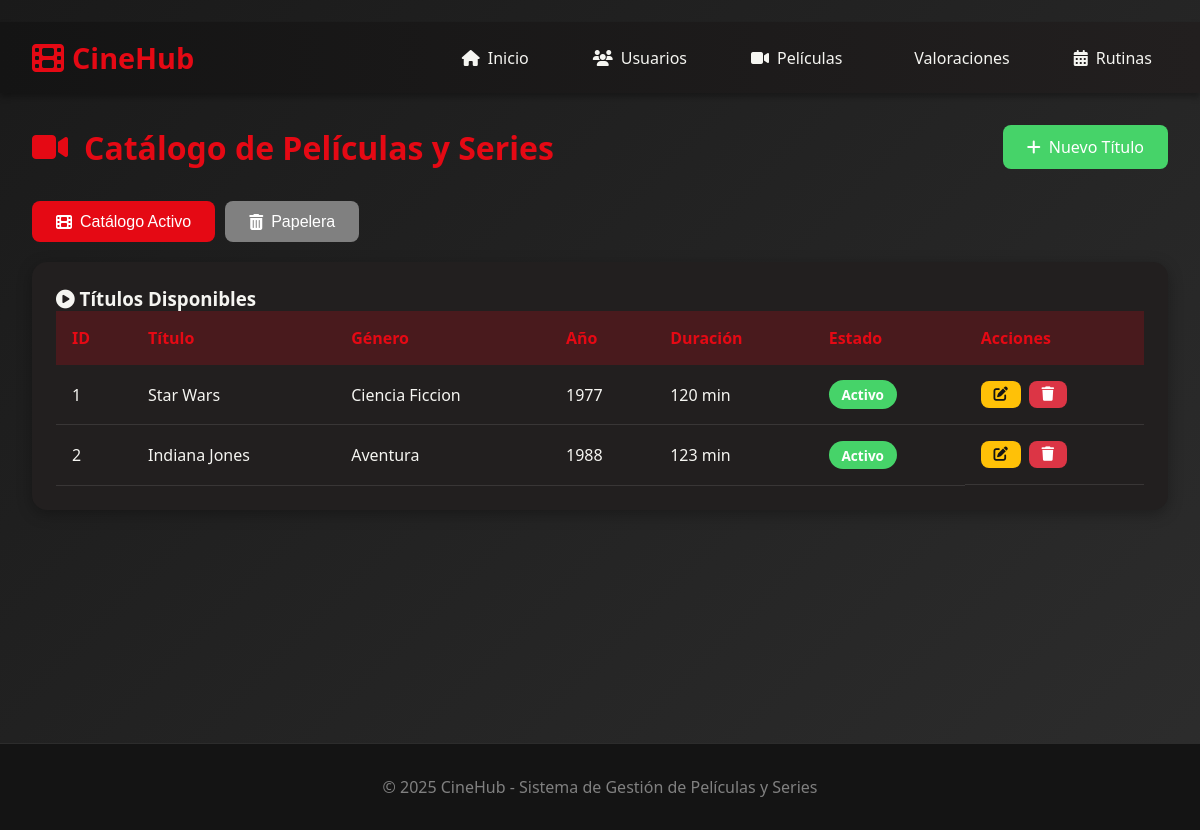
Page /web/titulos on the committed database.
### data/models.py (models this page shows)
class PeliculaSerie(SQLModel, table=True):
    id_titulo: Optional[int] = Field(default=None, primary_key=True, index=True)
    titulo: str = Field(unique=True, index=True)
    genero: str
    anio_estreno: int
    duracion: int
    descripcion: str
    is_active: bool = Field(default=True)
    deleted_at: Optional[datetime] = Field(default=None, nullable=True)
    valoraciones: List["Valoracion"] = Relationship(back_populates="titulo")
    rutinas: List["Rutina"] = Relationship(back_populates="titulo")

### routers/web.py (the view)
@router.get("/titulos", response_class=HTMLResponse)
async def pagina_titulos(request: Request, session: Session = Depends(get_session)):
    activos = session.exec(select(PeliculaSerie).where(PeliculaSerie.is_active == True)).all()
    inactivos = session.exec(select(PeliculaSerie).where(PeliculaSerie.is_active == False)).all()
    return templates.TemplateResponse("titulos.html", {"request": request, "titulos_activos": activos, "titulos_inactivos": inactivos})

### templates/titulos.html (shortened to what this page needs)
﻿{% extends "base.html" %}
{% block content %}
<div class="container">
    <div class="page-header">
        <h1><i class="fas fa-video"></i> Catálogo de Películas y Series</h1>
        <a href="/web/titulos/crear" class="btn btn-success">
            <i class="fas fa-plus"></i> Nuevo Título
        </a>
    </div>
    <div style="margin-bottom: 20px; display: flex; gap: 10px;">
        <button onclick="cambiarVista('activos')" id="btn-activos" class="btn btn-primary">
            <i class="fas fa-film"></i> Catálogo Activo
        </button>
        <button onclick="cambiarVista('inactivos')" id="btn-inactivos" class="btn btn-secondary">
            <i class="fas fa-trash-alt"></i> Papelera
        </button>
    </div>
    <div id="vista-activos">
        <div class="table-container">
            <h3><i class="fas fa-play-circle"></i> Títulos Disponibles</h3>
            <table class="data-table">
                <thead>
                    <tr>
                        <th>ID</th>
                        <th>Título</th>
                        <th>Género</th>
                        <th>Año</th>
                        <th>Duración</th>
                        <th>Estado</th>
                        <th>Acciones</th>
                    </tr>
                </thead>
                <tbody>
                    {% if titulos_activos %}
                        {% for titulo in titulos_activos %}
                        <tr>
                            <td>{{ titulo.id_titulo }}</td>
                            <td>{{ titulo.titulo }}</td>
                            <td>{{ titulo.genero }}</td>
                            <td>{{ titulo.anio_estreno }}</td>
                            <td>{{ titulo.duracion }} min</td>
                            <td>
                                <span class="badge badge-active">Activo</span>
                            </td>
                            <td class="actions-cell">
                                <a href="/web/titulos/editar/{{ titulo.id_titulo }}" class="btn btn-warning btn-sm">
                                    <i class="fas fa-edit"></i>
                                </a>
                                <a href="/web/titulos/eliminar/{{ titulo.id_titulo }}"
                                   class="btn btn-danger btn-sm"
                                   onclick="return confirm('¿Estás seguro de eliminar este título?')">
                                    <i class="fas fa-trash"></i>
                                </a>
                            </td>
                        </tr>
                        {% endfor %}
                    {% else %}
                        <tr>
                            <td colspan="7" class="loading">No hay títulos registrados</td>
                        </tr>
                    {% endif %}
                </tbody>
            </table>
        </div>
    </div>
</div>
{% endblock %}

### static/css/style.css (style rules this page uses)
* { margin: 0; padding: 0; box-sizing: border-box; }
:root { --primary: #e50914; --primary-dark: #b20710; --secondary: #221f1f; --dark: #141414; --light: #f5f5f1; --gray: #808080; --success: #46d369; --warning: #ffc107; --danger: #dc3545; }
body { font-family: 'Segoe UI', Tahoma, Geneva, Verdana, sans-serif; background: linear-gradient(135deg, #1a1a1a 0%, #2d2d2d 100%); color: var(--light); min-height: 100vh; }
.container { max-width: 1400px; margin: 0 auto; padding: 0 2rem; }
.page-header { display: flex; justify-content: space-between; align-items: center; margin-bottom: 2rem; }
.page-header h1 { display: flex; align-items: center; gap: 1rem; color: var(--primary); }
.btn { padding: 0.7rem 1.5rem; border: none; border-radius: 8px; cursor: pointer; font-size: 1rem; transition: all 0.3s ease; display: inline-flex; align-items: center; gap: 0.5rem; text-decoration: none; }
.btn-primary { background: var(--primary); color: white; }
.btn-success { background: var(--success); color: white; }
.btn-warning { background: var(--warning); color: var(--dark); }
.btn-danger { background: var(--danger); color: white; }
.btn-secondary { background: var(--gray); color: white; }
.table-container { background: var(--secondary); border-radius: 15px; padding: 1.5rem; overflow-x: auto; box-shadow: 0 4px 15px rgba(0, 0, 0, 0.3); }
.data-table { width: 100%; border-collapse: collapse; }
.data-table thead { background: rgba(229, 9, 20, 0.2); }
.data-table th { padding: 1rem; text-align: left; font-weight: 600; color: var(--primary); }
.data-table td { padding: 1rem; border-bottom: 1px solid rgba(255, 255, 255, 0.1); }
.data-table tbody tr { transition: all 0.3s ease; }
.badge { padding: 0.3rem 0.8rem; border-radius: 20px; font-size: 0.85rem; font-weight: 600; }
.badge-active { background: var(--success); color: white; }
.btn-sm { padding: 0.4rem 0.8rem; font-size: 0.9rem; }
.actions-cell { display: flex; gap: 0.5rem; }

### rows in the picture
PeliculaSerie: id_titulo "1", titulo "Star Wars", genero "Ciencia Ficcion", anio_estreno "1977", duracion "120"
PeliculaSerie: id_titulo "2", titulo "Indiana Jones", genero "Aventura", anio_estreno "1988", duracion "123"
